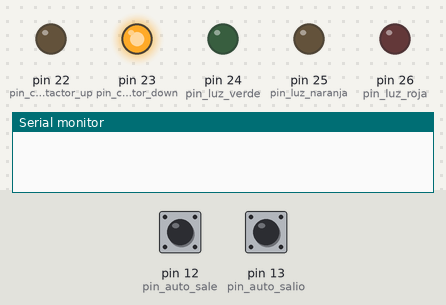
Simulated run of this sketch. Board: Arduino Mega 2560, built with avr-gcc and run on an emulated ATmega2560. Shown: output pins drawn as LEDs (lit = HIGH), the last lines printed to the serial monitor. The inputs (shaded band) are chosen by the test bench; at power-on: pin 12 (pin_auto_sale) HIGH, pin 13 (pin_auto_salio) HIGH.

Above: at 7.5 s.
At 30.5 s:
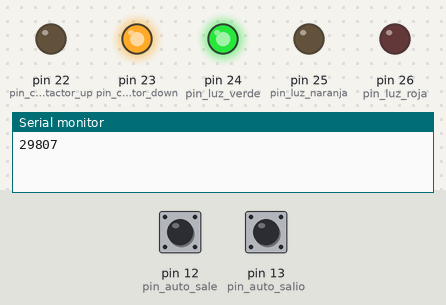
Timing chart, 0 to 52.9 s (numbered marks = the images above):
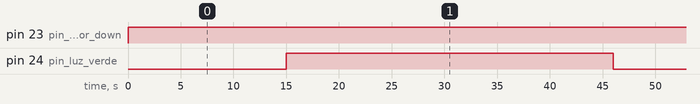

The sketch:

camion_balanza.ino
```cpp
/*
Autor: María Eugenia Szwedowski Bermúdez
ME Diseño Web - Peak Power Electricistas
Fecha: 17/12/2020

********** EJERCICIO PROPUESTO EN CLASE PLC: BALANZA-CAMIÓN **********
Escuela Técnica de Arroyo Seco, Mantenimiento Industrial.
Montevideo, Uruguay.

Se detecta un camión por sensor, se indica por cartel luminoso que debe subirse a la balanza. El cartel luminoso enciende 15 segundos.
En cada caso hay un registro en que se hará el conteo y establecerá las fechas de la gestión, además de la suma recaudada.
Los camiones de más de 20 toneladas deberán pagar una tasa de $350 más iva (22%).-

POSIBILIDADES:
* PESO CORRECTO. Si la balanza indica que el peso es entre 2 a 20 toneladas, se enciende la luz verde y se acciona la barrera automáticamente, permitiendo la salida del camión sin inconvenientes.
* PESO INCORRECTO. En caso de que pese más de 20 toneladas, se llama al inspector con luz de color naranja y quedará la posibilidad de accionarse la barrera por botón, permitiendo al inspector poner la multa correspondiente o aplicando la tasa establecida.
* CAMION EN REVELDÍA. Pasado 15 segundos iniciales más 120 segundos siguientes se accionará luz roja indicandole al inspector que hay camión en rebeldía.

*/

    float pinAnaINx = 600; // Se borará por dato analógico
    float pinAnaINy = 3500; // Se borrará por dato analógico


const int pin_camion_detected = 7 ; // i1 - Sensor de altura que indica la presencia de camión.
const int pin_barrera_up = 8; // i2 - Sensor que detecta que la barrera esta arriba.
const int pin_barrera_down = 9; // i3 - Sensor que detecta que la barrera esta baja.
const int pin_pulsador_up = 10; // i4 - Pulsador de apertura
const float pin_weight_camion = 11; //  i5 - Peso del camion
int pin_auto_sale = 12; // i5 - Sensor que activará la aplicación de la función del giro hacia la derecha
int pin_auto_salio = 13; // i6 - Sensor que activará la aplicación de la función del giro hacia la izquierda

const int estado_camion_detected = 0 ; // i1
const int estado_barrera_up = 0; // i2
const int estado_barrera_down = 0; // i3
const int estado_pulsador_up = 0; // i4

const int pin_cartel_detected =  12; // q0 - detección de camión.
const int pin_contactor_up = 22; // q1 - Contactor inicia motor giro hacia arriba.
const int pin_contactor_down = 23; // q2 - Contactor inicia motor giro hacia abajo.
const int pin_luz_verde = 24; // q3 - Luz verde.
const int pin_luz_naranja = 25; // q4 - Luz naranja.
const int pin_luz_roja = 26; // q5 - Luz roja.

const float bitPlc = 10; // Variable de Arduino.
const float voltMax = 5; // Variable de Voltaje Arduino.
const float yMax = 20000; // Peso máximo 20000 kg o 20 toneladas.
const float yMin = 2000; // Peso mínimo 2000 kg o 2 toneladas.
const float xMax = pow(2,bitPlc); // Variable analógica que son generalmente 1024.
const float xMin = 0;

const int miniTiempo = 1000; // 1 segundos en milisegundos.
const int tiempo = 15000; // 15 segundos en milisegundos.
const int tiempoExtra = 120000; // 120 segudnso en milisegundos.
const int tasa = 350; // Precio de la tasa por exceso de peso.
const int iva = 22; // Porcentaje del impuesto sobre la tasa.
const float tasaIva = float( (tasa * iva) /100); // Calculo Iva de la tasa independientemente.
const float tasaConIva = float(tasa) + tasaIva; // Calculo el Total que debe pagar el camionero.

boolean camion = false;
float pesoCamion = 0;

int contador = 0;
int totalContado = 0;
int sinPagarCta = 0;
int totalSinPagar = 0;


void setup(){
    Serial.begin(9600);

    pinMode(pin_camion_detected, INPUT);// Declaro la entrada.
    pinMode(pin_barrera_up, INPUT);// Declaro la entrada.
    pinMode(pin_barrera_down, INPUT);// Declaro la entrada.
    pinMode(pin_pulsador_up, INPUT);// Declaro la entrada.
    pinMode(pin_pulsador_up, INPUT);// Declaro la entrada.
    pinMode(pin_weight_camion, INPUT);// Declaro la entrada.

    pinMode(pin_cartel_detected, OUTPUT); // Declaro la salida
    pinMode(pin_contactor_up, OUTPUT); // Declaro la salida
    pinMode(pin_contactor_down, OUTPUT); // Declaro la salida
    pinMode(pin_luz_verde, OUTPUT); // Declaro la salida
    pinMode(pin_luz_naranja, OUTPUT); // Declaro la salida
    pinMode(pin_luz_roja, OUTPUT); // Declaro la salida
    pinMode(pin_auto_sale, INPUT_PULLUP);// Declaro la entrada.
    pinMode(pin_auto_salio, INPUT_PULLUP);// Declaro la entrada.

  } // cierro setup

void loop(){

  camionDetected();

  } //cierro loop

void camionDetected (){

  //estado_camion_detected = digitalRead(pin_camion_detected);  // i1
  //estado_barrera_up = digitalRead(pin_barrera_up); // i2
  //estado_barrera_down = digitalRead(pin_barrera_down); // i3
  //estado_pulsador_up = digitalRead(pin_pulsador_up); // i4

  digitalWrite(pin_cartel_detected, LOW); // q0
  digitalWrite(pin_contactor_up, LOW); // q1
  digitalWrite(pin_contactor_down, HIGH); // q2
  digitalWrite(pin_luz_verde, LOW); // q3
  digitalWrite(pin_luz_naranja, LOW); // q5
  digitalWrite(pin_luz_roja, LOW); // q5

  if ( estado_camion_detected == HIGH ){
    camion = true;
    Serial.println('Se ha detectado un CAMION');
    delay(miniTiempo);
  }

  if (camion = true){
    digitalWrite(pin_cartel_detected, HIGH); // q0
    delay(tiempo);
    digitalWrite(pin_cartel_detected, LOW); // q0

    float pesoCamion = halloY(xMin, xMax, yMin, yMax, pinAnaINy);

    if ( pesoCamion >= 20000){
      digitalWrite(pin_luz_naranja, HIGH); // q5
      Serial.print('El peso del camion es: ');
      Serial.print(pesoCamion);

        if ( estado_camion_detected == HIGH ){
          camion = true;
          Serial.println('Se abre puerta por botón pulsado');
          delay(miniTiempo);
          digitalWrite(pin_luz_verde, HIGH); // q3

            derecha();
            delay(tiempo);
            izquierda();
            delay(tiempo);

          pesoCamion = 0;
          totalContado = contador++;
          }else{
            digitalWrite(pin_luz_roja, HIGH); // q5
            Serial.println('Alerta reveldía');
            }

      }else {
        digitalWrite(pin_luz_verde, HIGH); // q3
        Serial.println('Peso correcto');

          derecha();
          delay(tiempo);
          izquierda();
          delay(tiempo);

        pesoCamion = 0;
        totalSinPagar = sinPagarCta++;
        delay(miniTiempo);
        digitalWrite(pin_luz_verde, LOW); // q3
        }

  }


} // cierra camionDetected


float entradaAnalogico(float x1, float x2, float y1, float y2){
 float pendiente = (y2-y1)/(x2-x1);
 return pendiente;
}

float halloX(float x1, float x2, float y1, float y2, float inY){
 float pendiente = (y2-y1)/(x2-x1);
 float b = y1-((y2-y1)/(x2-x1))*x1;
 float y = (pendiente*inY)+b;
 return y;
}

float halloY(float x1, float x2, float y1, float y2, float inX){
   float pendiente = (y2-y1)/(x2-x1);
   float b = y1-((y2-y1)/(x2-x1))*x1;
   float x = ((inX-b)/pendiente);
   return x;
}


void derecha(){
  int estado_auto_sale = digitalRead(pin_auto_sale); // pin 9
  boolean activado = false;
  if (estado_auto_sale == LOW){
    activado = true;
    if(activado==true){
      inversionGiroIzquierda();
    }
  }
}

void izquierda(){
  int estado_auto_salio = digitalRead(pin_auto_salio); // pin 10
  boolean activado = false;
  if (estado_auto_salio == LOW){
    activado = true;
    if(activado==true){
      inversionGiroDerecha();
    }
  }
}

void inversionGiroDerecha(){

  boolean giro_cierro = false;
  boolean giro_abro = false;

  int estado_barrera_up = digitalRead(pin_barrera_up); // i2 - pin 6
  int estado_barrera_down = digitalRead(pin_barrera_down); // i3 - pin 4

        if (estado_barrera_up == HIGH && estado_barrera_down == LOW ){

          giro_cierro = true;
          giro_abro = false;

              if(giro_cierro == true && giro_abro == false ){

                  digitalWrite(pin_contactor_up, HIGH);
                  digitalWrite(pin_contactor_down, LOW);

              }

        }if (estado_barrera_up == LOW && estado_barrera_down == HIGH ){

          giro_cierro = false;
          giro_abro = true;

                if (giro_cierro == false && giro_abro == true ){

                  digitalWrite(pin_contactor_up, LOW);
                  digitalWrite(pin_contactor_down, LOW);


              }
       }

}


void inversionGiroIzquierda(){

  boolean giro_cierro = false;
  boolean giro_abro = false;

  int estado_barrera_up = digitalRead(pin_barrera_up);
  int estado_barrera_down = digitalRead(pin_barrera_down);

        if (estado_barrera_up == LOW && estado_barrera_down == HIGH ){

          giro_cierro = true;
          giro_abro = false;

              if(giro_cierro == true && giro_abro == false ){

                  digitalWrite(pin_contactor_up, LOW);
                  digitalWrite(pin_contactor_down, HIGH);

              }

        }if (estado_barrera_up == HIGH && estado_barrera_down == LOW ){

          giro_cierro = false;
          giro_abro = true;

                if (giro_cierro == false && giro_abro == true ){

                  digitalWrite(pin_contactor_up, LOW);
                  digitalWrite(pin_contactor_down, LOW);


              }
       }

}
```

Measured:
- by itself, pin 23 (pin_contactor_down): LOW → HIGH at 0.00 s
- by itself, pin 24 (pin_luz_verde): alternates HIGH for 31.0 s and LOW for 15.0 s
